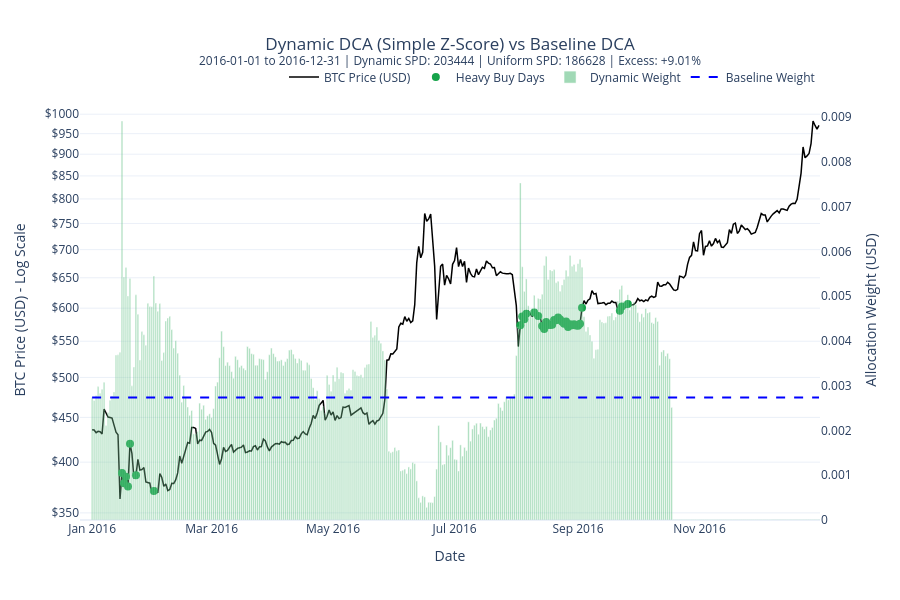

The notebook cell this image was saved under:
### Code cell
# plotting only 2016 data
WINDOW_START = "2016-01-01"
WINDOW_END = "2016-12-31"
config = ExportConfig(range_start=WINDOW_START, range_end=WINDOW_END)

zscore_dd  = _dedup(runner.export(SimpleZScoreStrategy(), config, btc_df=btc_df), "zscore_weight")
uniform_dd = _dedup(runner.export(UniformStrategy(),       config, btc_df=btc_df), "uniform_weight").select(["date", "uniform_weight"])

merged = zscore_dd.join(uniform_dd, on="date", how="inner")
merged = merged.with_columns((1e8 / pl.col("price_usd")).alias("sats_per_dollar"))
merged = merged.join(features_df, on="date", how="left")

# Per-year heavy buy threshold (top 10% within this year only)
threshold = merged["zscore_weight"].quantile(0.90)
merged = merged.with_columns(
    (pl.col("zscore_weight") >= threshold).alias("is_heavy_buy")
)

zscore_spd  = (merged["zscore_weight"]  * merged["sats_per_dollar"]).sum() / merged["zscore_weight"].sum()
uniform_spd = (merged["uniform_weight"] * merged["sats_per_dollar"]).sum() / merged["uniform_weight"].sum()
excess_pct  = (zscore_spd - uniform_spd) / uniform_spd * 100

# --- Interactive Plotting ---
fig = go.Figure()

# BTC Price (Left Axis - Log Scale)
fig.add_trace(go.Scatter(
    x=merged['date'], 
    y=merged['price_usd'],
    mode='lines',
    name='BTC Price (USD)',
    line=dict(color='black', width=1.5),
    yaxis='y1'
))

# Heavy Buy Markers (Left Axis)
heavy_buys = merged.filter(pl.col('is_heavy_buy'))
fig.add_trace(go.Scatter(
    x=heavy_buys['date'],
    y=heavy_buys['price_usd'],
    mode='markers',
    name='Heavy Buy Days',
    marker=dict(color='#16a34a', size=8, symbol='circle'),
    customdata=heavy_buys['zscore_weight'],
    hovertemplate="<b>Heavy Buy</b><br>Date: %{x}<br>Price: $%{y:,.2f}<br>Weight: %{customdata:.4f}<extra></extra>",
    yaxis='y1'
))

# Dynamic Allocation Weights (Right Axis - Bars)
fig.add_trace(go.Bar(
    x=merged['date'],
    y=merged['zscore_weight'],
    name='Dynamic Weight',
    marker_color='#16a34a',
    opacity=0.4,
    yaxis='y2',
    hovertemplate="Date: %{x}<br>Weight: %{y:.4f}<extra></extra>"
))

# Baseline Weight (Right Axis - Dashed Line)
fig.add_trace(go.Scatter(
    x=merged['date'],
    y=merged['uniform_weight'],
    mode='lines',
    name='Baseline Weight',
    line=dict(color='blue', dash='dash'),
    yaxis='y2'
))

# --- Layout and Styling ---
window_start = merged['date'].min().date()
window_end = merged['date'].max().date()

fig.update_layout(
    title=dict(
        text=(
            f"Dynamic DCA (Simple Z-Score) vs Baseline DCA<br>"
            f"<sup>{window_start} to {window_end} | "
            f"Dynamic SPD: {zscore_spd:.0f} | Uniform SPD: {uniform_spd:.0f} | "
            f"Excess: {excess_pct:+.2f}%</sup>"
        ),
        x=0.5
    ),
    xaxis=dict(title="Date"),
    yaxis=dict(
        title="BTC Price (USD) - Log Scale",
        type="log",
        side="left",
        showgrid=True,
        tickprefix="$"
    ),
    yaxis2=dict(
        title="Allocation Weight (USD)",
        side="right",
        overlaying="y",
        showgrid=False
    ),
    legend=dict(orientation="h", yanchor="bottom", y=1.02, xanchor="right", x=1),
    template="plotly_white",
    hovermode="x unified",
    height=600
)

fig.show()

### Figure 1 — Plotly figure (JSON) as saved in the notebook; plotly's stock layout.template omitted (floating-point values rounded to 4 significant figures; data arrays with more than 128 entries replaced by an {"elided": "..."} marker saying what was removed)
{"data": [{"line": {"color": "black", "width": 1.5}, "mode": "lines", "name": "BTC Price (USD)", "type": "scatter", "x": {"elided": "366 str values"}, "y": {"elided": "366 float values"}, "yaxis": "y"}, {"customdata": [0.008915, 0.00543, 0.00564, 0.005007, 0.005397, 0.005031, 0.005449, 0.007532, 0.005659, 0.005108, 0.005387, 0.005022, 0.004952, 0.005047, 0.005688, 0.005892, 0.005376, 0.005585, 0.005566, 0.005595, 0.005301, 0.005333, 0.005113, 0.005253, 0.005374, 0.005581, 0.005449, 0.00591, 0.005668, 0.005709, 0.005552, 0.005728, 0.005824, 0.00565, 0.005156, 0.00524, 0.005035], "hovertemplate": "<b>Heavy Buy</b><br>Date: %{x}<br>Price: $%{y:,.2f}<br>Weight: %{customdata:.4f}<extra></extra>", "marker": {"color": "#16a34a", "size": 8, "symbol": "circle"}, "mode": "markers", "name": "Heavy Buy Days", "type": "scatter", "x": ["2016-01-16T00:00:00.000000", "2016-01-17T00:00:00.000000", "2016-01-18T00:00:00.000000", "2016-01-19T00:00:00.000000", "2016-01-20T00:00:00.000000", "2016-01-23T00:00:00.000000", "2016-02-01T00:00:00.000000", "2016-08-03T00:00:00.000000", "2016-08-04T00:00:00.000000", "2016-08-05T00:00:00.000000", "2016-08-06T00:00:00.000000", "2016-08-10T00:00:00.000000", "2016-08-12T00:00:00.000000", "2016-08-14T00:00:00.000000", "2016-08-15T00:00:00.000000", "2016-08-16T00:00:00.000000", "2016-08-17T00:00:00.000000", "2016-08-18T00:00:00.000000", "2016-08-19T00:00:00.000000", "2016-08-20T00:00:00.000000", "2016-08-21T00:00:00.000000", "2016-08-22T00:00:00.000000", "2016-08-23T00:00:00.000000", "2016-08-24T00:00:00.000000", "2016-08-25T00:00:00.000000", "2016-08-26T00:00:00.000000", "2016-08-27T00:00:00.000000", "2016-08-28T00:00:00.000000", "2016-08-29T00:00:00.000000", "2016-08-30T00:00:00.000000", "2016-08-31T00:00:00.000000", "2016-09-01T00:00:00.000000", "2016-09-02T00:00:00.000000", "2016-09-03T00:00:00.000000", "2016-09-22T00:00:00.000000", "2016-09-23T00:00:00.000000", "2016-09-26T00:00:00.000000"], "y": [388.7, 378.5, 384.9, 375.3, 420.0, 386.5, 370.7, 573.8, 586.9, 582.6, 591.4, 593.2, 587.9, 572.6, 567.9, 578.7, 574.4, 574.1, 574.5, 581.7, 581.1, 585.3, 582.5, 578.9, 575.8, 579.3, 570.8, 575.2, 573.5, 575.1, 573.1, 573.0, 576.0, 600.5, 596.0, 602.7, 606.8], "yaxis": "y"}, {"hovertemplate": "Date: %{x}<br>Weight: %{y:.4f}<extra></extra>", "marker": {"color": "#16a34a"}, "name": "Dynamic Weight", "opacity": 0.4, "type": "bar", "x": {"elided": "366 str values"}, "y": {"elided": "366 float values"}, "yaxis": "y2"}, {"line": {"color": "blue", "dash": "dash"}, "mode": "lines", "name": "Baseline Weight", "type": "scatter", "x": {"elided": "366 str values"}, "y": {"elided": "366 float values"}, "yaxis": "y2"}], "layout": {"height": 600, "hovermode": "x unified", "legend": {"orientation": "h", "x": 1, "xanchor": "right", "y": 1.02, "yanchor": "bottom"}, "title": {"text": "Dynamic DCA (Simple Z-Score) vs Baseline DCA<br><sup>2016-01-01 to 2016-12-31 | Dynamic SPD: 203444 | Uniform SPD: 186628 | Excess: +9.01%</sup>", "x": 0.5}, "xaxis": {"title": {"text": "Date"}}, "yaxis": {"showgrid": true, "side": "left", "tickprefix": "$", "title": {"text": "BTC Price (USD) - Log Scale"}, "type": "log"}, "yaxis2": {"overlaying": "y", "showgrid": false, "side": "right", "title": {"text": "Allocation Weight (USD)"}}}}
